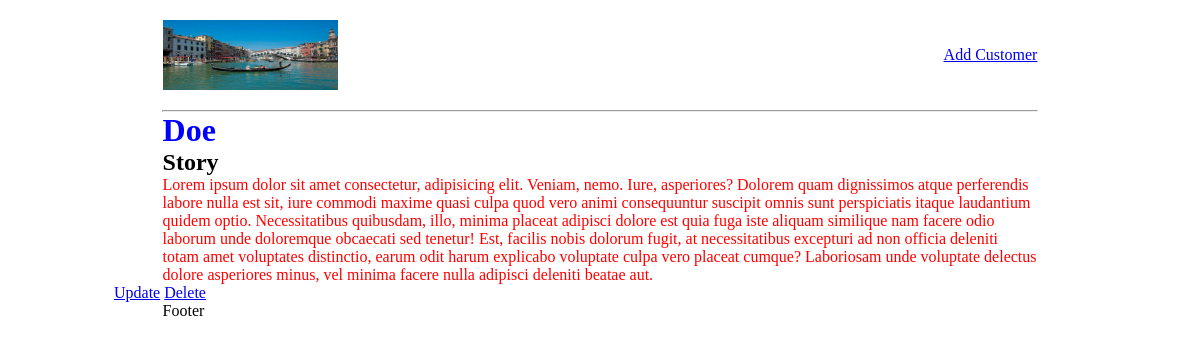
Before: /customer/96023126-7a3c-4cf4-8fef-c92d77363fd8 with the older database file.
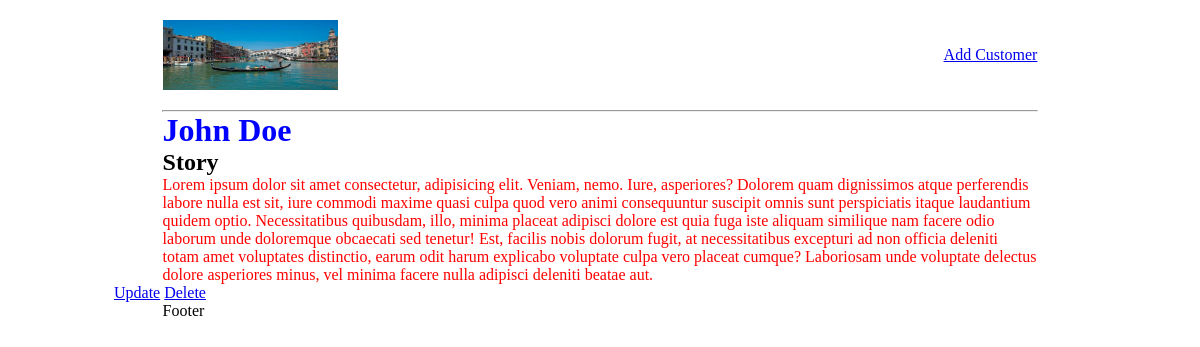
After: the same page with the newer database file.
### timetestapp/models.py (models this page shows, shortened)
class Customer(models.Model):
    id = models.UUIDField(primary_key=True, editable=False, unique=True, default=uuid.uuid4)
    name = models.CharField(max_length=200)
    image = models.ImageField(null=True, blank=True)
    role = models.TextField(blank=True, null=True)
    story = models.TextField(blank=True, null=True)

### timetestapp/views.py (the view)
# urls.py: path('customer/<str:pk>', views.user, name="customer"),
def user(request, pk):
    customer = Customer.objects.get(id=pk)
    context = {'customer':customer}
    return render(request, 'customer.html', context)

### timetestapp/templates/customer.html (shortened to what this page needs)
<!DOCTYPE html>
<html lang="en">
  <head>
  </head>
  <body>
    {% extends 'home.html' %} {% block cont %}
    <h1>{{customer.name}}</h1>
    <h2>Story</h2>
    <p>{{customer.story}}</p>
    <span><a href="{% url 'update-customer' customer.id %}">Update</a></span>
    <span><a href="{% url 'delete-customer' customer.id %}">Delete</a></span>
    {% endblock cont %}

Changed rows visible on the page:
changed Customer: name "Doe" → "John Doe"
